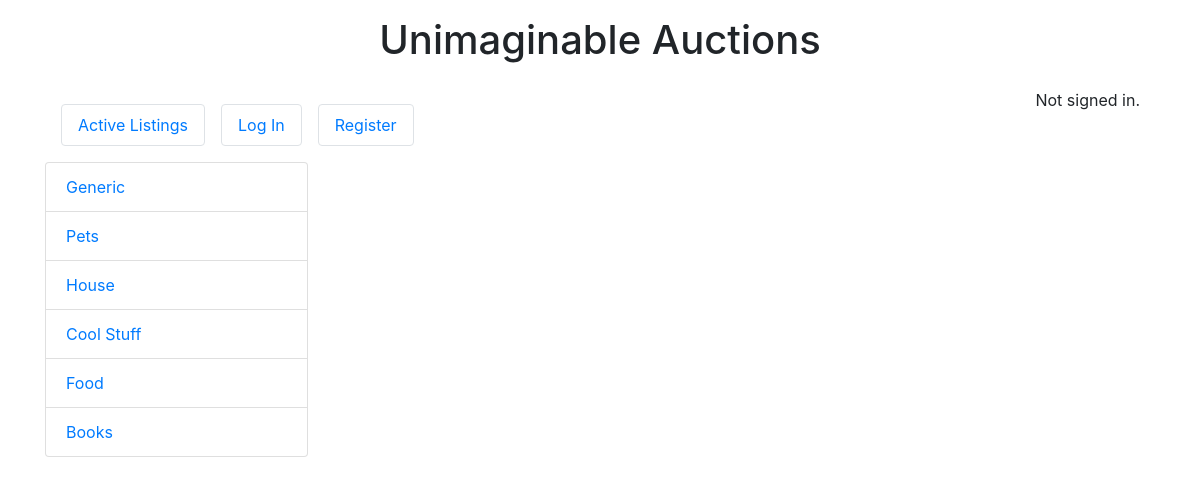
The page /categories on the database its author committed.
### auctions/models.py (models this page shows)
class Category(models.Model):
    CATEGORY_CHOICES = (
        ('Generic', 'Generics'),
        ('Fashion', 'Fashion'),
        ('Toys', 'Toys'),
        ('Electronics', 'Electronics'),
        ('Home', 'Home'),
        ('Pets', 'Pets'),
        ('Cool Stuff', 'Cool Stuff'),
        ('Food', 'Food'),
        ('Books', 'Books'),
    )
    category = models.CharField(max_length=16, choices=CATEGORY_CHOICES)
    def __str__(self):
        return self.category

### auctions/views.py (the view)
# urls.py: path("categories", views.categories, name="categories"),
def categories(request):
    try:
        watch_count = len(request.user.watchlist.get().products.all())
    except:
        watch_count = 0
    return render(request, "auctions/categories.html", {
        "categories": Category.objects.all(),
        "watch_count": watch_count
    })

### auctions/templates/auctions/categories.html
{% extends "auctions/layout.html" %}
{% block body %}
    <div class="container">
        <ul class="list-group col-sm-3">
            {% for category in categories %}
                <li class="list-group-item"><a href="{% url 'display_category' category %}"> {{ category }} </a></li>
            {% empty %}
                <p>No categories yet</p>
            {% endfor %}
        </ul>
    </div>
{% endblock %}

### rows shown on the page
Category: category "Generic"
Category: category "Pets"
Category: category "House"
Category: category "Cool Stuff"
Category: category "Food"
Category: category "Books"
